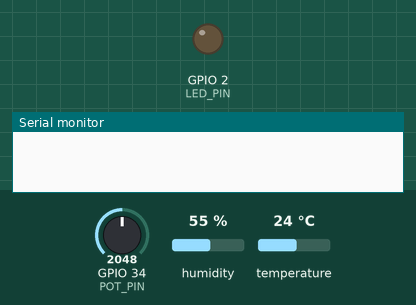
Simulated run of this program. Board: ESP32. On the bench: output pins drawn as LEDs (lit = HIGH), the last lines printed to the serial monitor. The test bench sets the inputs (shaded band); at power-on: GPIO 34 (POT_PIN) = 2048, humidity 55 %, temperature 24 °C. WiFi joins after 1.5 s; servers stay silent unless stated; no MQTT or app messages arrive unless stated.

Above: at 0.1 s.
At 1.6 s:
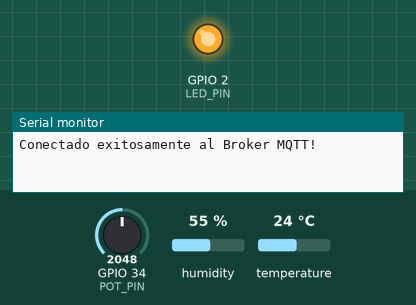
Timing chart, 0 to 3.1 s (numbered marks = the images above):
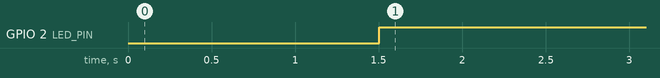

The program:

main.cpp
```cpp
#include <WiFi.h>
#include <DHT.h>
#include <PubSubClient.h>

// --- CONFIGURACIÓN DE RED Y MQTT ---
const char* WIFI_SSID = "TU_SSID";
const char* WIFI_PASS = "TU_PASSWORD";

const char* MQTT_SERVER = "mqtt3.thingspeak.com";
const int MQTT_PORT = 1883;

// --- CREDENCIALES DE THINGSPEAK ---
const char* CLIENT_ID = "TU_CLIENT_ID";
const char* MQTT_USER = "TU_MQTT_USER";
const char* MQTT_PASS = "TU_MQTT_PASSWORD";
const char* CHANNEL_ID = "3543582";

// --- PINES DE HARDWARE ---
#define DHTPIN 15
#define DHTTYPE DHT22
#define POT_PIN 34
#define LED_PIN 2

// --- TIEMPOS DE MUESTREO (RESTRICCIÓN THINGSPEAK) ---
const unsigned long INTERVALO_PUBLICACION = 2000; // 2 segundos
unsigned long ultimaPublicacion = 0;

// --- OBJETOS ---
DHT dht(DHTPIN, DHTTYPE);
WiFiClient espClient;
PubSubClient mqttClient(espClient);

// --- CONTROL DE RED Y WIFI ---
void verificarConexionWiFi() {
  if (WiFi.status() == WL_CONNECTED) {
    digitalWrite(LED_PIN, HIGH);
    return;
  }

  digitalWrite(LED_PIN, LOW);
  WiFi.mode(WIFI_STA);
  WiFi.begin(WIFI_SSID, WIFI_PASS);

  unsigned long inicioIntento = millis();
  while (WiFi.status() != WL_CONNECTED && millis() - inicioIntento < 5000) {
    delay(250);
  }
}

// --- MANEJO DE EXCEPCIONES Y RECONEXIÓN AL BROKER ---
bool asegurarConexionBroker() {
  verificarConexionWiFi();

  if (WiFi.status() != WL_CONNECTED) {
    return false; // Error de red física
  }

  if (mqttClient.connected()) {
    return true;
  }

  // Intento de reconexión al broker
  if (mqttClient.connect(CLIENT_ID, MQTT_USER, MQTT_PASS)) {
    Serial.println("Conectado exitosamente al Broker MQTT!");
    return true;
  } else {
    Serial.print("Fallo conexion MQTT, rc=");
    Serial.println(mqttClient.state());
    return false;
  }
}

// --- LECTURA DE SENSORES ---
void leerSensores(float &temp, float &hum, float &potPorcentaje) {
  temp = dht.readTemperature();
  hum = dht.readHumidity();

  int valorADC = analogRead(POT_PIN);
  potPorcentaje = (valorADC / 4095.0) * 100.0;
}

// --- PUBLICACIÓN DE TELEMETRÍA ---
void publicarTelemetria(float temp, float hum, float pot) {
  String topico = "channels/" + String(CHANNEL_ID) + "/publish";
  String payload = "field1=" + String(temp, 1) +
                  "&field2=" + String(hum, 1) +
                  "&field3=" + String(pot, 1);

  if (mqttClient.publish(topico.c_str(), payload.c_str())) {
    Serial.print("Datos enviados correctamente: ");
    Serial.println(payload);
  } else {
    Serial.println("Error al publicar datos en ThingSpeak");
  }
}

void setup() {
  Serial.begin(115200);
  pinMode(LED_PIN, OUTPUT);
  digitalWrite(LED_PIN, LOW);

  dht.begin();
  mqttClient.setServer(MQTT_SERVER, MQTT_PORT);
  mqttClient.setKeepAlive(15);

  verificarConexionWiFi();
}

void loop() {
  // Manejo no bloqueante de reconexión y ciclo de eventos MQTT
  if (asegurarConexionBroker()) {
    mqttClient.loop();
  }

  // Control de tiempo sin usar delay()
  unsigned long tiempoActual = millis();
  if (tiempoActual - ultimaPublicacion >= INTERVALO_PUBLICACION) {
    ultimaPublicacion = tiempoActual;

    if (mqttClient.connected()) {
      float temperatura = 0.0;
      float humedad = 0.0;
      float potenciometro = 0.0;

      leerSensores(temperatura, humedad, potenciometro);

      // Verificación de integridad de datos antes de enviar
      if (!isnan(temperatura) && !isnan(humedad)) {
        publicarTelemetria(temperatura, humedad, potenciometro);
      } else {
        Serial.println("Error al leer el sensor DHT22");
      }
    }
  }
}
```

Measured:
- by itself, GPIO 2 (LED_PIN): LOW → HIGH at 1.5 s
